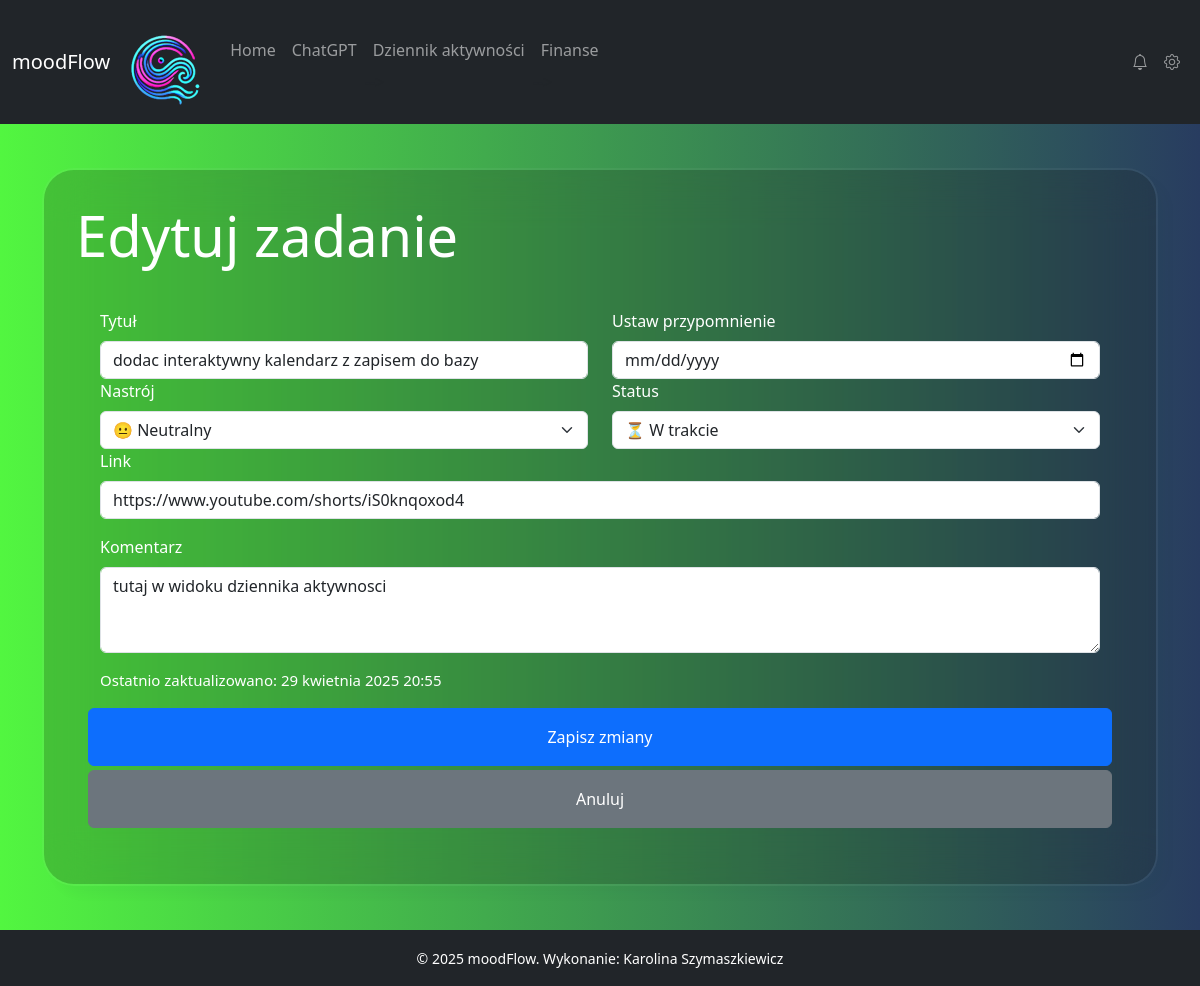
/edit/28/, run on an earlier commit of the app's database.
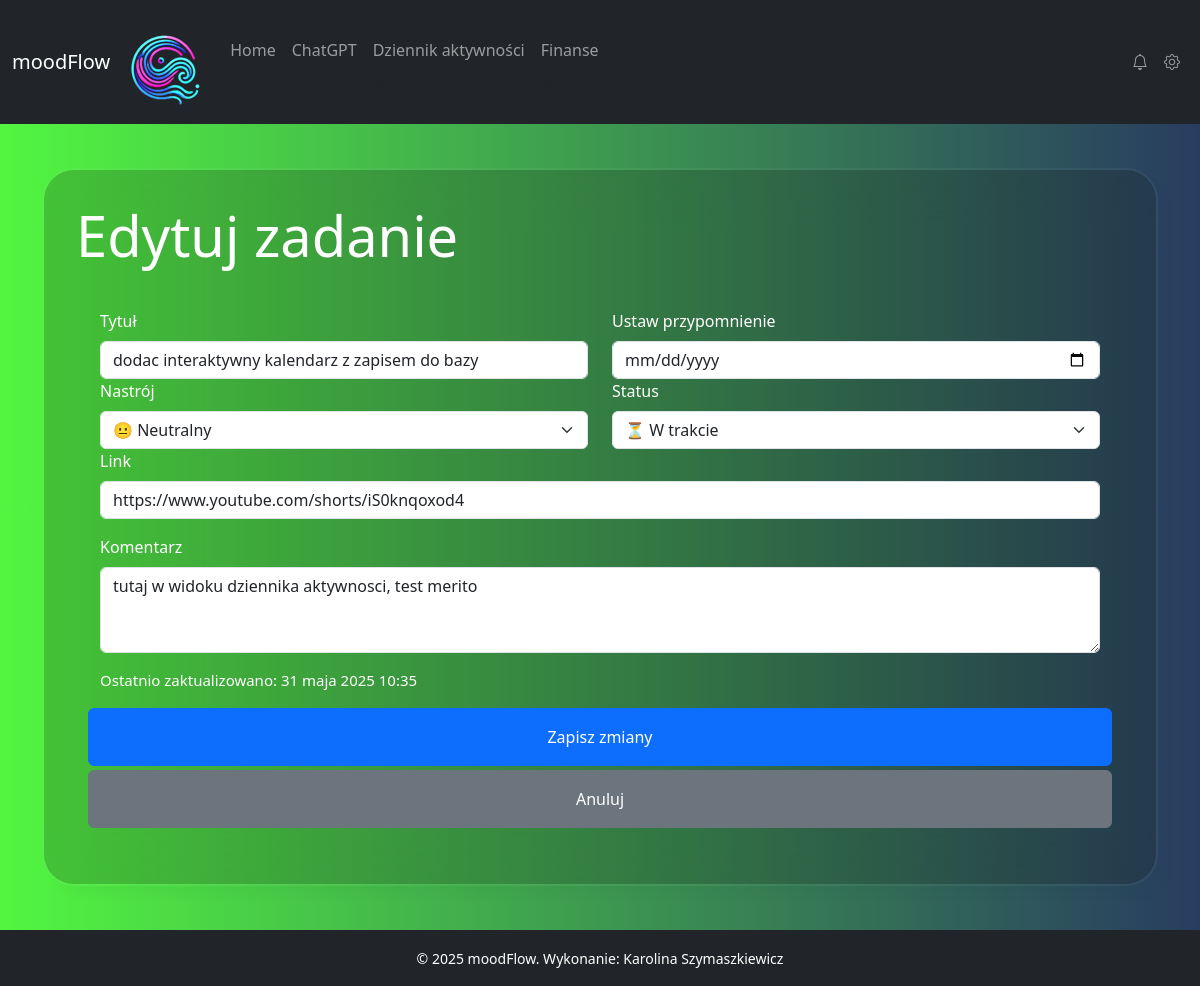
And on a later commit of the database.
### myapp/models.py (models this page shows, shortened)
class Task(models.Model):
    title = models.CharField(max_length=255)
    comment = models.TextField(blank=True, null=True)
    url = models.URLField(null=True, blank=True)
    mood_choice = models.CharField(choices=MOOD_CHOICES, max_length=20, default="neutral")
    status = models.CharField(choices=IDEA_STATUS, max_length=30, default="pending")
    created_at = models.DateTimeField(auto_now_add=True)
    updated_at = models.DateTimeField(null=True, blank=True)
    done_at = models.DateTimeField(null=True, blank=True)
    class Meta:
        verbose_name = "Zadanie"
        verbose_name_plural = "Zadania w dzienniku"
        ordering = ['created_at']

### myapp/views.py (the view)
# urls.py: path('edit/<int:task_id>/', edit_task, name='edit_task'),  # Edycja zadania
def edit_task(request, task_id):
    task = get_object_or_404(Task, id=task_id)
    if request.method == "POST":
        form = TaskForm(request.POST, instance=task)
        if form.is_valid():
            task = form.save(commit=False)
            task.updated_at = timezone.now()
            task.save()
            return redirect("todo_list")
    else:
        form = TaskForm(instance=task)
    return render(request, "myapp/edit_task.html", {"form": form, "task": task, "task.updated_at": task.updated_at})

### myapp/forms.py
class TaskForm(forms.ModelForm):
    class Meta:
        model = Task
        fields = ["title", "comment", "url", "mood_choice", "status"]  # fields inside form
        widgets = {
            "title": forms.TextInput(attrs={"class": "form-control", "placeholder": "Wpisz tytuł zadania"}),
            "comment": forms.Textarea(attrs={"class": "form-control", "rows": 3, "placeholder": "Dodatkowe uwagi"}),
            "url": forms.URLInput(attrs={"class": "form-control", "placeholder": "Dodaj opcjonalny link"}),
            "mood_choice": forms.Select(attrs={"class": "form-select"}),
            "status": forms.Select(attrs={"class": "form-select"}),
        }

### myapp/context_processors.py (called while the page is built)
def global_context(request):
    return {
        'year': datetime.now().year
    }

### myapp/templates/myapp/edit_task.html (shortened to what this page needs)
{% extends 'base.html' %}
{% block content %}
    <h1 class="display-4 text-white mb-3">Edytuj zadanie</h1>
    <form method="POST" class="row p-4">
        <div class="col-md-6">
            <label for="{{ form.title.id }}" class="form-label">Tytuł</label>
            {{ form.title }}
        </div>
        <div class="col-md-6">
                   <label for="task-date" class="form-label">Ustaw przypomnienie</label>
                           <input type="date" class="form-control" id="task-date" name="task_date">
                      </div>
        <div class="col-md-6">
            <label for="id_mood_choice" class="form-label">Nastrój</label>
            {{ form.mood_choice }}
        </div>
        <div class="col-md-6">
            <label for="id_status" class="form-label">Status</label>
            {{ form.status }}
        </div>
        <div class="mb-3">
            <label for="id_url" class="form-label">Link</label>
            {{ form.url }}
        </div>
        <div class="col-12">
            <label for="id_comment" class="form-label">Komentarz</label>
            {{ form.comment }}
        </div>
        <br>
        {% if task.updated_at %}
            <p class="mt-3" style="font-size: 15px">Ostatnio zaktualizowano:  {{ task.updated_at }}</p>
            {% else %}
            <p class="mt-3" style="font-size: 15px">To zadanie nie było jeszcze aktualizowane</p>
        {% endif %}
        <button type="submit" class="btn btn-primary mb-1 py-3">Zapisz zmiany</button>
        <a href="{% url 'todo_list' %}" class="btn btn-secondary py-3">Anuluj</a>
    </form>
{% endblock %}

What changed in the data, as far as the page shows it:
changed Task "dodac interaktywny kalendarz z zapisem do bazy": comment "tutaj w widoku dziennika aktywnosci" → "tutaj w widoku dziennika aktywnosci, test merito"; updated_at "29 kwietnia 2025 20:55" → "31 maja 2025 10:35"
